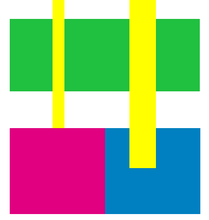
%> input picture Aula-04-Parte2/Img4.bmp, 209 x 220 px, shrunk from 386 x 407 before the run
$ octave exercicio4.m   (GNU Octave 9; MATLAB toolbox functions it lacks are replaced by stand-ins)
%> lines starting %> are read from the running program, lines starting %| are printed output that depends on the picture; in (x1, y1, x2, y2) boxes, pixels count from 0 and x2, y2 are one past the last pixel; in counts of white or black regions, pixels touching at a corner belong together; the program's own positions count from 1
### Aula-04-Parte2/mediana.m
function imagemMediana = mediana(canal, tamanhoJanela)
janela = zeros(tamanhoJanela^2, 1);
bordaX = floor(tamanhoJanela/2);
bordaY = floor(tamanhoJanela/2);
[m,n] = size(canal);

%preencher bordas
for x = 1:m
    for y = 1:bordaY
        imagemMediana(x,y) = canal(x,y);
    end
end
for x = 1:m
    for y = n-1:n
        imagemMediana(x,y) = canal(x,y);
    end
end
for x = 1:2
    for y = 1:n
        imagemMediana(x,y) = canal(x,y);
    end
end
for x = m-1:m
    for y = 1:n
        imagemMediana(x,y) = canal(x,y);
    end
end

i = 1;
for x = bordaX+1:(m-bordaX)
    for y = bordaY+1:(n-bordaY)
        i = 1;
        for jx = 1:tamanhoJanela
            for jy = 1:tamanhoJanela
                janela(i) = canal(x+jx-bordaX-1,y+jy-bordaY-1);
                i = i + 1;
            end
        end
        imagemMediana(x,y) = median(janela);
    end
end

### Aula-04-Parte2/rgbParahsi.m
function img  = rgbParahsi(R,G,B)
H = acos(((R-G)+(R-B))./(2.*(sqrt((double((R-G).^2+(R-B).*(G-B)))))));
S = 1 - ((3.*min(R,min(G,B)))./(R+G+B));
I = (R+G+B)/3;
H(B>G)=360-H(B>G);%por defini玢o
img(:,:,1) = H;
img(:,:,2) = S;
img(:,:,3) = I;

### Aula-04-Parte2/exercicio4.m
%arq=input('Nome do arquivo: ','s');
%ext=input('Extensao do arquivo (jpg, jpeg, png): ','s');
imagem=imread('Img4', 'jpg');
%> imagem is the input picture: size 220x209x3 uint8; mean R, G, B 156.5, 174.8, 143.7
intensidade = 0.1;%input('Informe a porcentagem de ruido desejada: ');
[m,n,o] = size(imagem);
%> m = 220; n = 209; o = 3
aleatorios = rand(m,n);

R = imagem(:,:,1);
G = imagem(:,:,2);
B = imagem(:,:,3);

R(aleatorios < intensidade/2) = 0;
%> R: size 220x209 uint8; min 0, max 255, mean 148.5
G(aleatorios < intensidade/2) = 0;
%> G: size 220x209 uint8; min 0, max 255, mean 165.7
B(aleatorios < intensidade/2) = 0;
%> B: size 220x209 uint8; min 0, max 255, mean 136.4

R(aleatorios >= intensidade/2 & aleatorios < intensidade) = 256;
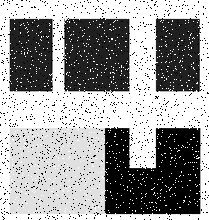
%> R: size 220x209 uint8; min 0, max 255, mean 153.4
G(aleatorios >= intensidade/2 & aleatorios < intensidade) = 256;
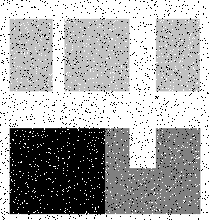
%> G: size 220x209 uint8; min 0, max 255, mean 169.7
B(aleatorios >= intensidade/2 & aleatorios < intensidade) = 256;
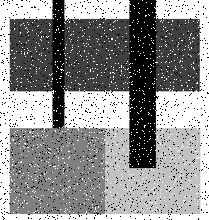
%> B: size 220x209 uint8; min 0, max 255, mean 142.2

img(:,:,1) = R;
img(:,:,2) = G;
img(:,:,3) = B;

tamanhoJanela = input('Digite 3 para mascara 3x3 e 5 para 5x5: ');
%> the answer given: 3

if tamanhoJanela == 3 || tamanhoJanela == 5
    R = mediana(R, tamanhoJanela);
%> after the loop in mediana, `for x = 1:m`: imagemMediana = 220 values, max 255 at index 1, min 0 at index 36, mean 241.1
%> after the loop in mediana, `for x = 1:m`: imagemMediana: size 220x209 uint8; 1.4% white; 15 white regions (8 under 20 px), largest, box (x1, y1, x2, y2) and area: (207, 94, 209, 220) 239, (207, 0, 209, 57) 110, (0, 41, 1, 112) 71
%> after the loop in mediana, `for x = 1:2`: imagemMediana: size 220x209 uint8; 2.2% white; 14 white regions (8 under 20 px), largest, box (x1, y1, x2, y2) and area: (0, 0, 209, 57) 526, (207, 94, 209, 220) 239, (0, 41, 1, 112) 71, (207, 58, 209, 93) 68, (0, 142, 1, 169) 27, (0, 200, 1, 220) 20
%> after the loop in mediana, `for x = m-1:m`:
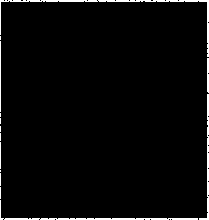
%> imagemMediana: size 220x209 uint8; 3% white; 14 white regions (8 under 20 px), largest, box (x1, y1, x2, y2) and area: (0, 0, 209, 57) 526, (0, 200, 198, 220) 394, (199, 94, 209, 220) 255, (0, 41, 1, 112) 71, (207, 58, 209, 93) 68, (0, 142, 1, 169) 27
%> after the loop in mediana, `for x = bordaX+1:(m-bordaX)`: janela = [255; 255; 255; 255; 255; 255; 255; 255; 255]
    G = mediana(G, tamanhoJanela);
    B = mediana(B, tamanhoJanela);
%> after the loop in mediana (call 3), `for x = 1:2`: imagemMediana: size 220x209 uint8; min 0, max 255, mean 5.2
%> after the loop in mediana (call 3), `for x = m-1:m`: imagemMediana: size 220x209 uint8; min 0, max 255, mean 7.4
    imgMed(:,:,1) = R;
    imgMed(:,:,2) = G;
    imgMed(:,:,3) = B;

    figure;
    imshowpair(img,imgMed,'montage');
    title('Ru韉o sal e pimenta - filtro da mediana');

    figure;
    plot(imhist(img(:,:,1)),'r');
    hold on;
    plot(imhist(img(:,:,2)),'g');
    plot(imhist(img(:,:,3)),'b');
    legend('Red channel','Green channel','Blue channel');
    title('Histograma da imagem com ru韉o');
%> figure, not shown here; curve peaks at x = 256, y = 18299; curve peaks at x = 256, y = 18347; curve peaks at x = 256, y = 13179
    hold off,

    figure;
    plot(imhist(imgMed(:,:,1)),'r');
    hold on;
    plot(imhist(imgMed(:,:,2)),'g');
    plot(imhist(imgMed(:,:,3)),'b');
    legend('Red channel','Green channel','Blue channel');
    title('Histograma da imagem com filtro da mediana');
%> figure, not shown here; curve peaks at x = 256, y = 17803; curve peaks at x = 256, y = 17840; curve peaks at x = 256, y = 12026
    hold off,

    %HSI
    imgHSI = rgbParahsi(double(img(:, :, 1)),double(img(:, :, 1)),double(img(:, :, 3)));
%> in rgbParahsi, `img(:,:,3) = I;`: img: size 220x209x3 double; 13.13% of the values are NaN or infinite; the others: min 0, max 357.9, mean 107.9

    %imgHSIMed(:,:,1) = mediana(imgHSI(:,:,1), tamanhoJanela);
    imgHSIMed(:,:,1) = imgHSI(:,:,1);
    %imgHSIMed(:,:,2) = mediana(imgHSI(:,:,2), tamanhoJanela);
    imgHSIMed(:,:,2) = imgHSI(:,:,2);
    imgHSIMed(:,:,3) = mediana(imgHSI(:,:,3), tamanhoJanela);
%> call 4 of mediana, with tamanhoJanela = 3
%> after the loop in mediana (call 4), `for x = 1:2`: imagemMediana: size 220x209 double; min 0, max 255, mean 5.5
%> after the loop in mediana (call 4), `for x = m-1:m`:
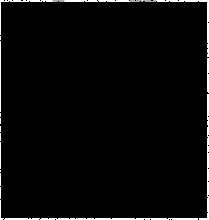
%> imagemMediana: size 220x209 double; min 0, max 255, mean 7.6
%> after the loop in mediana (call 4), `for x = bordaX+1:(m-bordaX)`:
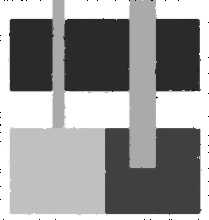
%> imagemMediana: size 220x209 double; min 0, max 255, mean 152.2
%> imgHSIMed: size 220x209x3 double; 13.13% of the values are NaN or infinite; the others: min 0, max 357.9, mean 108.9

    figure;
    imshowpair(imgHSI,imgHSIMed,'montage');
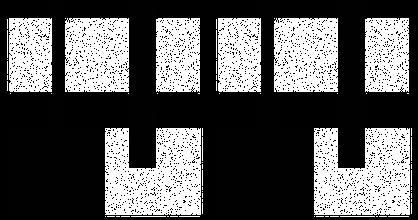
%> displayed picture: size 220x418, on the screen's scale of 0 to 255; min 0, max 255, mean 93.5
    title('HSI: Ru韉o sal e pimenta - filtro da mediana');
else
    disp('Op玢o errada');
    exit;
end
